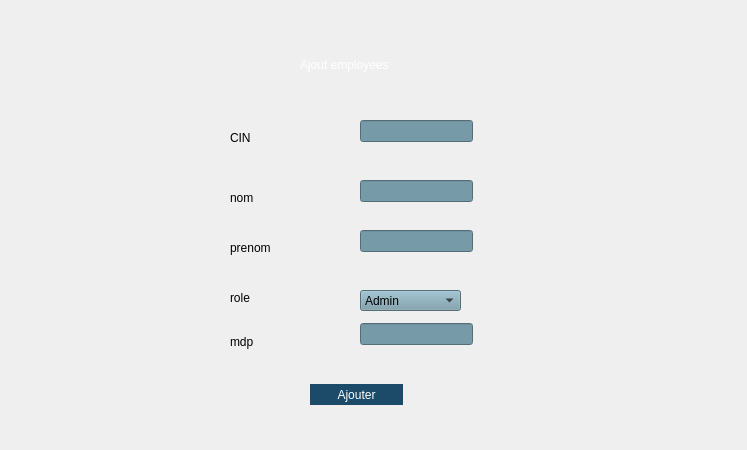
<?xml version="1.0" encoding="UTF-8"?>
<ui version="4.0">
 <class>ajout_employes</class>
 <widget class="QMainWindow" name="ajout_employes">
  <property name="geometry">
   <rect>
    <x>0</x>
    <y>0</y>
    <width>747</width>
    <height>450</height>
   </rect>
  </property>
  <property name="windowTitle">
   <string>MainWindow</string>
  </property>
  <widget class="QWidget" name="centralwidget">
   <widget class="QLabel" name="label">
    <property name="geometry">
     <rect>
      <x>0</x>
      <y>-70</y>
      <width>761</width>
      <height>581</height>
     </rect>
    </property>
    <property name="text">
     <string/>
    </property>
    <property name="pixmap">
     <pixmap resource="resources.qrc">:/images/icons/Inter.png</pixmap>
    </property>
   </widget>
   <widget class="QPushButton" name="pushButton">
    <property name="geometry">
     <rect>
      <x>310</x>
      <y>384</y>
      <width>93</width>
      <height>21</height>
     </rect>
    </property>
    <property name="styleSheet">
     <string notr="true">background-color:rgb(27, 75, 104);
color:white;
border-radius:15px;</string>
    </property>
    <property name="text">
     <string>Ajouter</string>
    </property>
   </widget>
   <widget class="QLabel" name="label_2">
    <property name="geometry">
     <rect>
      <x>230</x>
      <y>130</y>
      <width>56</width>
      <height>16</height>
     </rect>
    </property>
    <property name="text">
     <string>CIN</string>
    </property>
   </widget>
   <widget class="QLineEdit" name="lineEdit_nom">
    <property name="geometry">
     <rect>
      <x>360</x>
      <y>180</y>
      <width>113</width>
      <height>22</height>
     </rect>
    </property>
    <property name="styleSheet">
     <string notr="true">background-color: rgb(118, 154, 168);</string>
    </property>
   </widget>
   <widget class="QLineEdit" name="lineEdit_prenom">
    <property name="geometry">
     <rect>
      <x>360</x>
      <y>230</y>
      <width>113</width>
      <height>22</height>
     </rect>
    </property>
    <property name="styleSheet">
     <string notr="true">background-color: rgb(118, 154, 168);

</string>
    </property>
   </widget>
   <widget class="QLineEdit" name="lineEdit_mdp">
    <property name="geometry">
     <rect>
      <x>360</x>
      <y>323</y>
      <width>113</width>
      <height>22</height>
     </rect>
    </property>
    <property name="styleSheet">
     <string notr="true">background-color: rgb(118, 154, 168);
</string>
    </property>
   </widget>
   <widget class="QLabel" name="label_3">
    <property name="geometry">
     <rect>
      <x>230</x>
      <y>190</y>
      <width>56</width>
      <height>16</height>
     </rect>
    </property>
    <property name="text">
     <string>nom</string>
    </property>
   </widget>
   <widget class="QLabel" name="label_4">
    <property name="geometry">
     <rect>
      <x>230</x>
      <y>240</y>
      <width>56</width>
      <height>16</height>
     </rect>
    </property>
    <property name="text">
     <string>prenom</string>
    </property>
   </widget>
   <widget class="QLabel" name="label_5">
    <property name="geometry">
     <rect>
      <x>230</x>
      <y>290</y>
      <width>56</width>
      <height>16</height>
     </rect>
    </property>
    <property name="text">
     <string>role</string>
    </property>
   </widget>
   <widget class="QLabel" name="label_6">
    <property name="geometry">
     <rect>
      <x>230</x>
      <y>334</y>
      <width>56</width>
      <height>16</height>
     </rect>
    </property>
    <property name="text">
     <string>mdp</string>
    </property>
   </widget>
   <widget class="QComboBox" name="comboBox_role">
    <property name="geometry">
     <rect>
      <x>360</x>
      <y>290</y>
      <width>101</width>
      <height>21</height>
     </rect>
    </property>
    <property name="styleSheet">
     <string notr="true">background-color: rgb(118, 154, 168);</string>
    </property>
    <item>
     <property name="text">
      <string>Admin</string>
     </property>
    </item>
    <item>
     <property name="text">
      <string>Technicien</string>
     </property>
    </item>
    <item>
     <property name="text">
      <string>Mecanicien</string>
     </property>
    </item>
    <item>
     <property name="text">
      <string>Employe</string>
     </property>
    </item>
    <item>
     <property name="text">
      <string>Secretere</string>
     </property>
    </item>
   </widget>
   <widget class="QLabel" name="label_7">
    <property name="geometry">
     <rect>
      <x>300</x>
      <y>49</y>
      <width>121</width>
      <height>31</height>
     </rect>
    </property>
    <property name="styleSheet">
     <string notr="true">color: rgb(255, 255, 255);</string>
    </property>
    <property name="text">
     <string>Ajout employees</string>
    </property>
   </widget>
   <widget class="QLineEdit" name="lineEdit_cin">
    <property name="geometry">
     <rect>
      <x>360</x>
      <y>120</y>
      <width>113</width>
      <height>22</height>
     </rect>
    </property>
    <property name="styleSheet">
     <string notr="true">background-color: rgb(118, 154, 168);</string>
    </property>
   </widget>
  </widget>
 </widget>
 <tabstops>
  <tabstop>lineEdit_cin</tabstop>
  <tabstop>lineEdit_nom</tabstop>
  <tabstop>lineEdit_prenom</tabstop>
  <tabstop>comboBox_role</tabstop>
  <tabstop>lineEdit_mdp</tabstop>
  <tabstop>pushButton</tabstop>
 </tabstops>
 <resources>
  <include location="resources.qrc"/>
 </resources>
 <connections/>
</ui>
